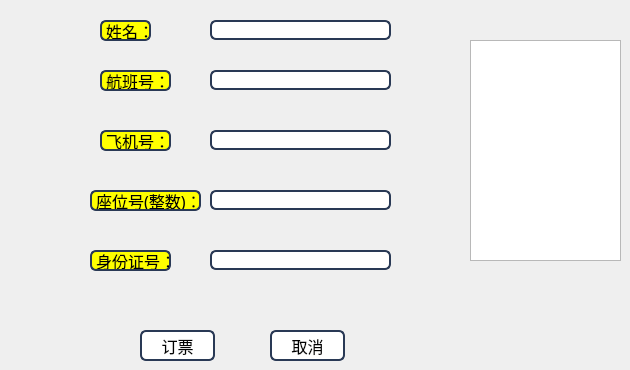
       <widget class="QWidget" name="tab_25">
        <attribute name="title">
         <string>自主订票</string>
        </attribute>
        <widget class="QLabel" name="label_69">
         <property name="geometry">
          <rect>
           <x>100</x>
           <y>70</y>
           <width>71</width>
           <height>21</height>
          </rect>
         </property>
         <property name="font">
          <font>
           <family>微软雅黑</family>
           <pointsize>12</pointsize>
          </font>
         </property>
         <property name="styleSheet">
          <string notr="true">border: 2px solid rgb(41,57,85);
border-radius:6px;
background:yellow;
selection-background-color:green;</string>
         </property>
         <property name="text">
          <string>航班号：</string>
         </property>
        </widget>
        <widget class="QLabel" name="label_70">
         <property name="geometry">
          <rect>
           <x>100</x>
           <y>130</y>
           <width>71</width>
           <height>21</height>
          </rect>
         </property>
         <property name="font">
          <font>
           <family>微软雅黑</family>
           <pointsize>12</pointsize>
          </font>
         </property>
         <property name="styleSheet">
          <string notr="true">border: 2px solid rgb(41,57,85);
border-radius:6px;
background:yellow;
selection-background-color:green;</string>
         </property>
         <property name="text">
          <string>飞机号：</string>
         </property>
        </widget>
        <widget class="QLabel" name="label_71">
         <property name="geometry">
          <rect>
           <x>90</x>
           <y>190</y>
           <width>111</width>
           <height>21</height>
          </rect>
         </property>
         <property name="font">
          <font>
           <family>微软雅黑</family>
           <pointsize>12</pointsize>
          </font>
         </property>
         <property name="styleSheet">
          <string notr="true">border: 2px solid rgb(41,57,85);
border-radius:6px;
background:yellow;
selection-background-color:green;</string>
         </property>
         <property name="text">
          <string>座位号(整数)：</string>
         </property>
        </widget>
        <widget class="QLabel" name="label_72">
         <property name="geometry">
          <rect>
           <x>90</x>
           <y>250</y>
           <width>81</width>
           <height>21</height>
          </rect>
         </property>
         <property name="font">
          <font>
           <family>微软雅黑</family>
           <pointsize>12</pointsize>
          </font>
         </property>
         <property name="styleSheet">
          <string notr="true">border: 2px solid rgb(41,57,85);
border-radius:6px;
background:yellow;
selection-background-color:green;</string>
         </property>
         <property name="text">
          <string>身份证号：</string>
         </property>
        </widget>
        <widget class="QLineEdit" name="lineEdit_57">
         <property name="geometry">
          <rect>
           <x>210</x>
           <y>70</y>
           <width>181</width>
           <height>20</height>
          </rect>
         </property>
         <property name="font">
          <font>
           <family>微软雅黑</family>
           <pointsize>10</pointsize>
          </font>
         </property>
         <property name="styleSheet">
          <string notr="true">border: 2px solid rgb(41,57,85);
border-radius:6px;
background:white;
selection-background-color:green;</string>
         </property>
        </widget>
        <widget class="QLineEdit" name="lineEdit_58">
         <property name="geometry">
          <rect>
           <x>210</x>
           <y>130</y>
           <width>181</width>
           <height>20</height>
          </rect>
         </property>
         <property name="font">
          <font>
           <family>微软雅黑</family>
           <pointsize>10</pointsize>
          </font>
         </property>
         <property name="styleSheet">
          <string notr="true">border: 2px solid rgb(41,57,85);
border-radius:6px;
background:white;
selection-background-color:green;</string>
         </property>
        </widget>
        <widget class="QLineEdit" name="lineEdit_59">
         <property name="geometry">
          <rect>
           <x>210</x>
           <y>190</y>
           <width>181</width>
           <height>20</height>
          </rect>
         </property>
         <property name="font">
          <font>
           <family>微软雅黑</family>
           <pointsize>10</pointsize>
          </font>
         </property>
         <property name="styleSheet">
          <string notr="true">border: 2px solid rgb(41,57,85);
border-radius:6px;
background:white;
selection-background-color:green;</string>
         </property>
        </widget>
        <widget class="QLineEdit" name="lineEdit_60">
         <property name="geometry">
          <rect>
           <x>210</x>
           <y>250</y>
           <width>181</width>
           <height>20</height>
          </rect>
         </property>
         <property name="font">
          <font>
           <family>微软雅黑</family>
           <pointsize>10</pointsize>
          </font>
         </property>
         <property name="styleSheet">
          <string notr="true">border: 2px solid rgb(41,57,85);
border-radius:6px;
background:white;
selection-background-color:green;</string>
         </property>
        </widget>
        <widget class="QPushButton" name="pushButton_72">
         <property name="geometry">
          <rect>
           <x>140</x>
           <y>330</y>
           <width>75</width>
           <height>31</height>
          </rect>
         </property>
         <property name="font">
          <font>
           <family>微软雅黑</family>
           <pointsize>12</pointsize>
          </font>
         </property>
         <property name="styleSheet">
          <string notr="true">border: 2px solid rgb(41,57,85);
border-radius:6px;
background:white;
selection-background-color:green;</string>
         </property>
         <property name="text">
          <string>订票</string>
         </property>
        </widget>
        <widget class="QPushButton" name="pushButton_73">
         <property name="geometry">
          <rect>
           <x>270</x>
           <y>330</y>
           <width>75</width>
           <height>31</height>
          </rect>
         </property>
         <property name="font">
          <font>
           <family>微软雅黑</family>
           <pointsize>12</pointsize>
          </font>
         </property>
         <property name="styleSheet">
          <string notr="true">border: 2px solid rgb(41,57,85);
border-radius:6px;
background:white;
selection-background-color:green;</string>
         </property>
         <property name="text">
          <string>取消</string>
         </property>
        </widget>
        <widget class="QLabel" name="label_9">
         <property name="geometry">
          <rect>
           <x>100</x>
           <y>20</y>
           <width>51</width>
           <height>21</height>
          </rect>
         </property>
         <property name="font">
          <font>
           <family>微软雅黑</family>
           <pointsize>12</pointsize>
          </font>
         </property>
         <property name="styleSheet">
          <string notr="true">border: 2px solid rgb(41,57,85);
border-radius:6px;
background:yellow;
selection-background-color:green;</string>
         </property>
         <property name="text">
          <string>姓名：</string>
         </property>
        </widget>
        <widget class="QLineEdit" name="lineEdit_8">
         <property name="geometry">
          <rect>
           <x>210</x>
           <y>20</y>
           <width>181</width>
           <height>20</height>
          </rect>
         </property>
         <property name="font">
          <font>
           <family>微软雅黑</family>
           <pointsize>10</pointsize>
          </font>
         </property>
         <property name="styleSheet">
          <string notr="true">border: 2px solid rgb(41,57,85);
border-radius:6px;
background:white;
selection-background-color:green;</string>
         </property>
        </widget>
        <widget class="QGraphicsView" name="graphicsView_17">
         <property name="geometry">
          <rect>
           <x>470</x>
           <y>40</y>
           <width>151</width>
           <height>221</height>
          </rect>
         </property>
         <property name="styleSheet">
          <string notr="true">border-image: url(:/photo/snap2018-05-21-16-52-17.png);</string>
         </property>
        </widget>
       </widget>
